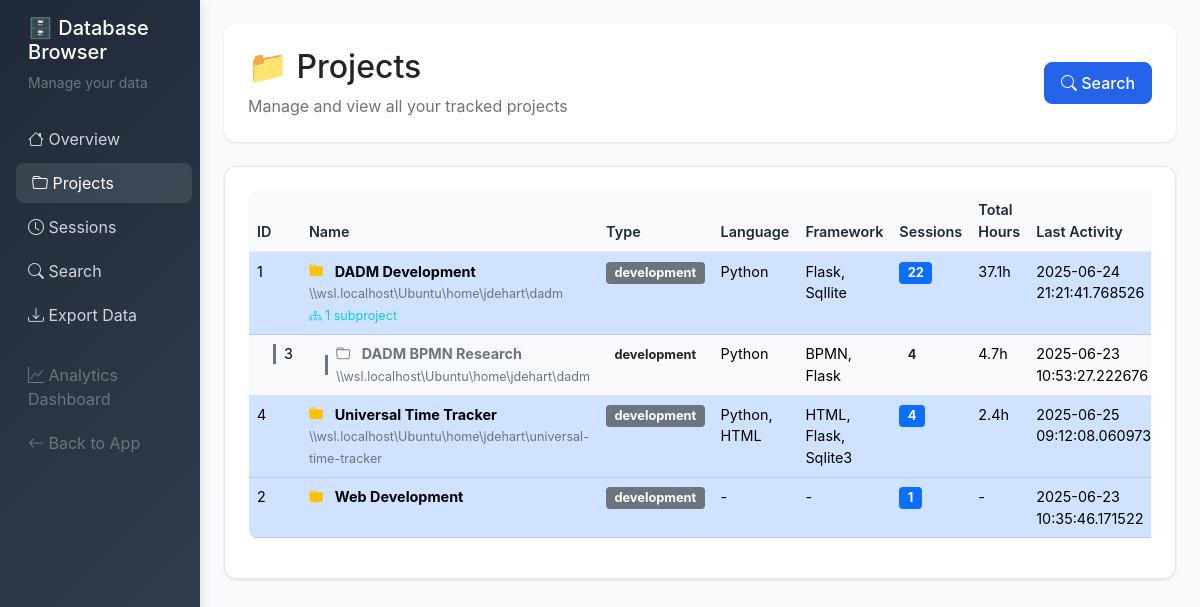
Page /db/projects on the committed database.
### server/src/models.py (models this page shows, shortened)
class Project:
    __tablename__ = 'projects'

### server/src/db_browser.py (the view)
@db_browser.route('/db/projects')
def projects():
    conn = get_db_connection()
    all_projects = conn.execute('''
        SELECT p.*, COUNT(s.id) as session_count,
               SUM(s.duration_minutes) as total_duration
        FROM projects p
        LEFT JOIN sessions s ON p.id = s.project_id
        GROUP BY p.id
        ORDER BY p.name
    ''').fetchall()
    projects_dict = {p['id']: dict(p) for p in all_projects}
    parent_projects = []
    subprojects = []
    for project in all_projects:
        project_dict = dict(project)
        if project['parent_id'] is None:
            project_dict['subprojects'] = []
            parent_projects.append(project_dict)
        else:
            subprojects.append(project_dict)
    for subproject in subprojects:
        parent_id = subproject['parent_id']
        if parent_id in projects_dict:
            for parent in parent_projects:
                if parent['id'] == parent_id:
                    parent['subprojects'].append(subproject)
                    break
    for parent in parent_projects:
        total_duration = parent['total_duration'] or 0
        total_sessions = parent['session_count'] or 0
        for subproject in parent['subprojects']:
            total_duration += subproject['total_duration'] or 0
            total_sessions += subproject['session_count'] or 0
        parent['total_duration'] = total_duration
        parent['session_count'] = total_sessions
    parent_projects.sort(key=lambda x: x['name'].lower())
    for parent in parent_projects:
        parent['subprojects'].sort(key=lambda x: x['name'].lower())
    conn.close()
    return render_template('db_browser/projects.html', projects=parent_projects)

### server/src/db_browser.py (called while the page is built)
def get_db_connection():
    database_path = os.environ.get('DATABASE_PATH', '/app/data/timetracker.db')
    conn = sqlite3.connect(database_path)
    conn.row_factory = sqlite3.Row
    return conn

### server/src/templates/db_browser/projects.html (shortened to what this page needs)
{% extends "db_browser/base.html" %}
{% block content %}
<div class="page-header">
    <div class="row align-items-center">
        <div class="col">
            <h1 class="h2 mb-2">📁 Projects</h1>
            <p class="text-muted mb-0">Manage and view all your tracked projects</p>
        </div>
        <div class="col-auto">
            <a href="{{ url_for('db_browser.search') }}" class="btn btn-primary">
                <i class="bi bi-search"></i> Search
            </a>
        </div>
    </div>
</div>
<div class="content-card">
    {% if projects %}
    <div class="table-responsive">
        <table class="table table-hover">
            <thead>
                <tr>
                    <th>ID</th>
                    <th>Name</th>
                    <th>Type</th>
                    <th>Language</th>
                    <th>Framework</th>
                    <th>Sessions</th>
                    <th>Total Hours</th>
                    <th>Last Activity</th>
                </tr>
            </thead>
            <tbody>
                {% for project in projects %}
                <tr class="table-primary">
                    <td>{{ project.id }}</td>
                    <td>
                        <strong>
                            <i class="bi bi-folder-fill text-warning me-2"></i>
                            {{ project.name }}
                        </strong>
                        {% if project.path %}
                            <br><small class="text-muted">{{ project.path }}</small>
                        {% endif %}
                        {% if project.subprojects %}
                            <br><small class="text-info">
                                <i class="bi bi-diagram-3"></i> {{ project.subprojects|length }} subproject{{ 's' if project.subprojects|length != 1 else '' }}
                            </small>
                        {% endif %}
                    </td>
                    <td>
                        <span class="badge bg-secondary">{{ project.type }}</span>
                    </td>
                    <td>{{ project.language or '-' }}</td>
                    <td>{{ project.framework or '-' }}</td>
                    <td>
                        <span class="badge bg-primary">{{ project.session_count }}</span>
                    </td>
                    <td>
                        {% if project.total_duration %}
                            {{ "%.1f"|format(project.total_duration / 60) }}h
                        {% else %}
                            -
                        {% endif %}
                    </td>
                    <td>
                        {% if project.last_activity %}
                            {% set date_parts = project.last_activity.split('T') %}
                            {{ date_parts[0] }}
                        {% else %}
                            -
                        {% endif %}
                    </td>
                </tr>
                {% for subproject in project.subprojects %}
                <tr class="table-light">
                    <td>
                        <div class="d-flex align-items-center">
                            <div class="border-start border-3 border-secondary ms-3 me-2" style="height: 20px;"></div>
                            {{ subproject.id }}
                        </div>
                    </td>
                    <td>
                        <div class="d-flex align-items-center">
                            <div class="border-start border-3 border-secondary ms-3 me-2" style="height: 20px;"></div>
                            <div>
                                <strong class="text-secondary">
                                    <i class="bi bi-folder text-muted me-2"></i>
                                    {{ subproject.name }}
                                </strong>
                                {% if subproject.path %}
                                    <br><small class="text-muted">{{ subproject.path }}</small>
                                {% endif %}
                            </div>
                        </div>
                    </td>
                    <td>
                        <span class="badge bg-light text-dark">{{ subproject.type }}</span>
                    </td>
                    <td>{{ subproject.language or '-' }}</td>
                    <td>{{ subproject.framework or '-' }}</td>
                    <td>
                        <span class="badge bg-light text-dark">{{ subproject.session_count }}</span>
                    </td>
                    <td>
                        {% if subproject.total_duration %}
                            {{ "%.1f"|format(subproject.total_duration / 60) }}h
                        {% else %}
                            -
                        {% endif %}
                    </td>
                    <td>
                        {% if subproject.last_activity %}
                            {% set date_parts = subproject.last_activity.split('T') %}
                            {{ date_parts[0] }}
                        {% else %}
                            -
                        {% endif %}
                    </td>
                </tr>
                {% endfor %}
                {% endfor %}
            </tbody>
        </table>
    </div>
    {% else %}
    <div class="text-center py-5">
        <i class="bi bi-folder-x fs-1 text-muted"></i>
        <h4 class="text-muted mt-3">No projects found</h4>
        <p class="text-muted">Start tracking time to see your projects here.</p>
    </div>
    {% endif %}
</div>
{% endblock %}

### server/src/templates/db_browser/base.html (style rules this page uses)
:root { --primary-color: #2563eb; --success-color: #16a34a; --warning-color: #ca8a04; --danger-color: #dc2626; --info-color: #0891b2; --dark-color: #1f2937; --light-color: #f8fafc; --border-color: #e2e8f0; }
body { background-color: var(--light-color); font-family: 'Inter', -apple-system, BlinkMacSystemFont, sans-serif; }
.page-header { background: white; border-radius: 12px; padding: 24px; margin-bottom: 24px; box-shadow: 0 1px 3px rgba(0,0,0,0.1); }
.content-card { background: white; border-radius: 12px; padding: 24px; box-shadow: 0 1px 3px rgba(0,0,0,0.1); border: 1px solid var(--border-color); margin-bottom: 24px; }
.table-responsive { font-size: 0.9rem; }
.badge { font-size: 0.8rem; }
.btn-primary { background: var(--primary-color); border-color: var(--primary-color); border-radius: 8px; padding: 8px 16px; font-weight: 500; }
.table { border-radius: 8px; overflow: hidden; }
.table thead th { background-color: var(--light-color); border-bottom: 2px solid var(--border-color); font-weight: 600; color: var(--dark-color); }

### rows in the picture
Project: id "1", name "DADM Development", path "\\\\wsl.localhost\\Ubuntu\\home\\jdehart\\dadm", subprojects|length "1", type "development", language "Python", framework "Flask, Sqllite", session_count "22", total_duration "37.1", last_activity "2025-06-24 21:21:41.768526"
Project: id "3", name "DADM BPMN Research", path "\\\\wsl.localhost\\Ubuntu\\home\\jdehart\\dadm", type "development", language "Python", framework "BPMN, Flask", session_count "4", total_duration "4.7", last_activity "2025-06-23 10:53:27.222676"
Project: id "4", name "Universal Time Tracker", path "\\\\wsl.localhost\\Ubuntu\\home\\jdehart\\universal-time-tracker", type "development", language "Python, HTML", framework "HTML, Flask, Sqlite3", session_count "4", total_duration "2.4", last_activity "2025-06-25 09:12:08.060973"
Project: id "2", name "Web Development", type "development", language "-", framework "-", session_count "1", last_activity "2025-06-23 10:35:46.171522"
